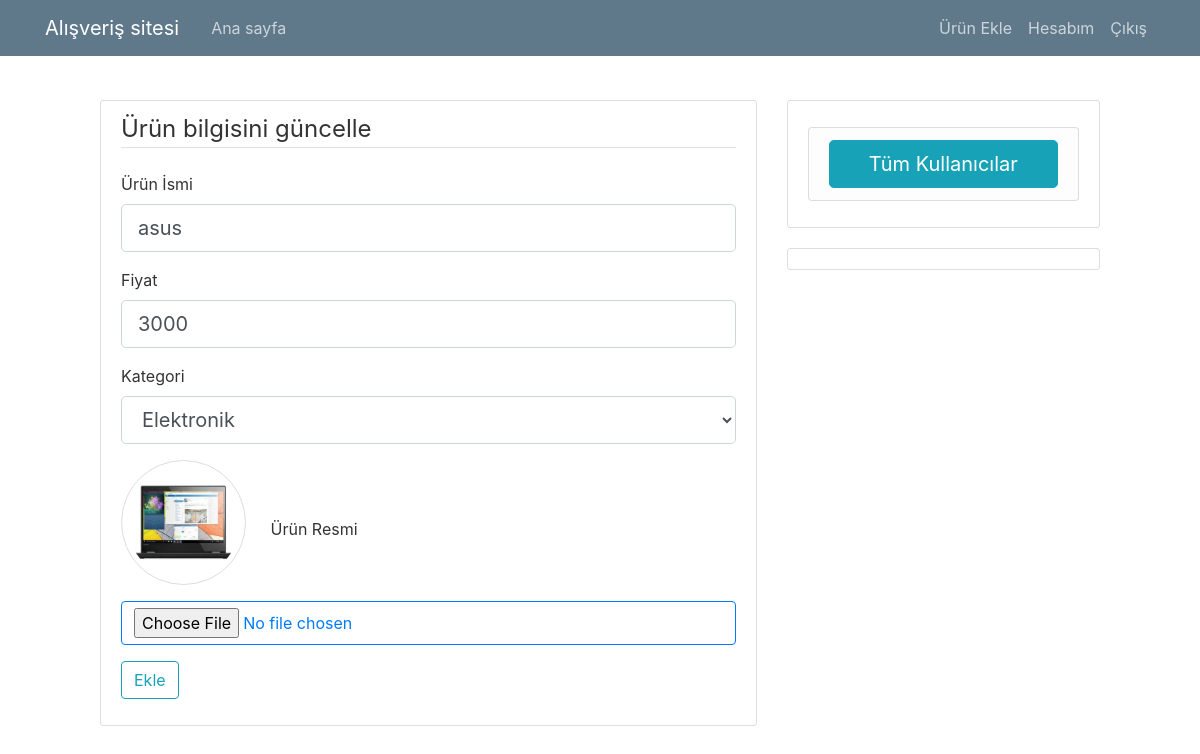
Screenshot of /product/1/update (signed in) with the database file from the repository.
### websitem/models.py (models this page shows, shortened)
class Product(db.Model):
    __tablename__ = 'product'
    id = db.Column(db.Integer, primary_key=True)
    title = db.Column(db.String(100), nullable=False)
    price = db.Column(db.Integer,nullable=False)
    date_created = db.Column(db.DateTime, nullable=False, default=datetime.utcnow)
    image_file = db.Column(db.String(20), nullable=False, default='default2.png')
    category_id = db.Column(db.Integer,db.ForeignKey('category.id'))

### websitem/routes.py (the view)
@app.route("/product/<int:product_id>/update", methods=['GET', 'POST'])
@login_required(role="ADMIN")
def update_product(product_id):
    product = Product.query.get_or_404(product_id)
    form = ProductForm()
    if form.validate_on_submit():
        if form.picture.data:
            picture_file = save_picture(form.picture.data)
            product.image_file = picture_file
        product.title = form.title.data
        product.price = form.price.data
        product.category_id=form.category.data
        db.session.commit()
        print('1. image file=' + product.image_file, file=sys.stdout)
        flash('Ürün bilgisi güncellendi', 'success')
        return redirect(url_for('new_product', product_id=product.id))
    elif request.method == 'GET':
        form.title.data = product.title
        form.price.data = product.price
        print(product.category_id, file=sys.stdout)
        form.category.data = product.category_id
        image_file = url_for('static', filename='profile_pics/' + product.image_file)
        print('2. image file=' + image_file, file=sys.stdout)
    return render_template('new_product.html', title='Ürün bilgisini güncelle',
                           form=form, legend='Ürün bilgisini güncelle',resim=image_file)

### websitem/forms.py
class ProductForm(FlaskForm):
    title = StringField('Ürün İsmi', validators=[DataRequired()])
    price = IntegerField('Fiyat',validators=[DataRequired()])
    category = SelectField('Kategori',choices=[('1','Elektronik'),('2','Ev-Ofis'),('3','Kozmetik'),('4','Giyim')],validators=[DataRequired()])
    picture = FileField('Ürün Resmi', validators=[FileAllowed(['jpg', 'png'])])
    submit = SubmitField('Ekle')

### websitem/models.py (called while the page is built)
@login_manager.user_loader
def load_user(user_id):
    return User.query.get(int(user_id))

    def get_urole(self):
        return self.urole

### websitem/routes.py (called while the page is built)
def login_required(role="ANY"):
    def wrapper(fn):
        @wraps(fn)
        def decorated_view(*args, **kwargs):
            if not current_user.is_authenticated:
               return app.login_manager.unauthorized()
            urole = current_user.get_urole()
            if ( (urole != role) and (role != "ANY")):
                return render_template('unauthorized_page.html')
            return fn(*args, **kwargs)
        return decorated_view
    return wrapper

### websitem/templates/new_product.html (shortened to what this page needs)
{% extends "layout.html" %}
{% block content %}
<div class="content-section">
    <form method="POST" action="" enctype="multipart/form-data">
        <fieldset class="form-group">
            <legend class="border-bottom mb-4">{{ legend }}</legend>
            <div class="form-group">
                {{ form.title.label(class="form-control-label") }}
                {% if form.title.errors %}
                    {{ form.title(class="form-control form-control-lg is-invalid") }}
                    <div class="invalid-feedback">
                        {% for error in form.title.errors %}
                            <span>{{ error }}</span>
                        {% endfor %}
                    </div>
                {% else %}
                    {{ form.title(class="form-control form-control-lg") }}
                {% endif %}
            </div>
            <div class="form-group">
                {{ form.price.label(class="form-control-label") }}
                {% if form.price.errors %}
                    {{ form.price(class="form-control form-control-lg is-invalid") }}
                    <div class="invalid-feedback">
                        {% for error in form.price.errors %}
                            <span>{{ error }}</span>
                        {% endfor %}
                    </div>
                {% else %}
                    {{ form.price(class="form-control form-control-lg") }}
                {% endif %}
            </div>
            <div class="form-group">
                {{ form.category.label(class="form-control-label") }}
                {% if form.category.errors %}
                    {{ form.category(class="form-control form-control-lg is-invalid") }}
                    <div class="invalid-feedback">
                        {% for error in form.category.errors %}
                            <span>{{ error }}</span>
                        {% endfor %}
                    </div>
                {% else %}
                    {{ form.category(class="form-control form-control-lg") }}
                {% endif %}
            </div>
                      <img class="rounded-circle account-img" src="{{ resim }}">
                    {{ form.picture.label() }}
                    {{ form.picture(class="form-control-file btn btn-outline-primary") }}
        </fieldset>
        <div class="form-group">
            {{ form.submit(class="btn btn-outline-info") }}
        </div>
    </form>
</div>
{% endblock content %}

### websitem/static/main.css (style rules this page uses)
body { background-color: #ffffff; color: #333333; margin-top: 100px; }
.content-section { background: #ffffff; padding: 10px 20px; border: 1px solid #dddddd; border-radius: 3px; margin-bottom: 20px; }
.account-img { height: 125px; width: 125px; margin-right: 20px; margin-bottom: 16px; }
img { border: 1px solid #ddd; border-radius: 4px; padding: 5px; width: 125px; height:125px; }

### rows the page displays
Product: title "asus", price "3000", category "Elektronik"

### other values shown
{{ legend }} "Ürün bilgisini güncelle"
